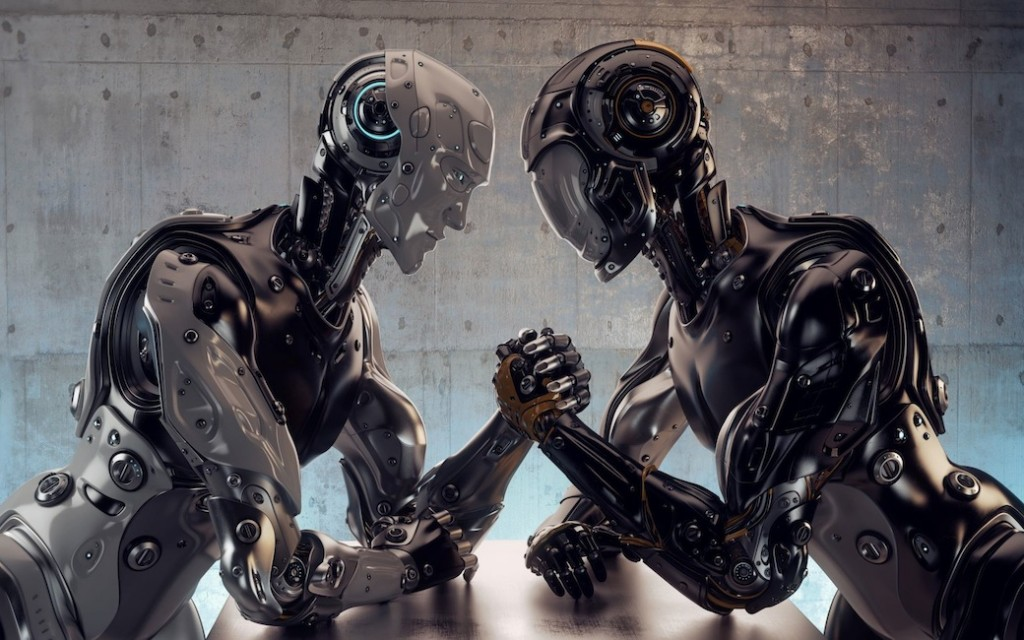
#> input picture opencv-python/robots.jpg, 1024 x 640 px
$ python tut15-2_canny_edges.py
#> lines starting #> are read from the running program, lines starting #| are printed output that depends on the picture; after the words box and inside, x2 and y2 are one past the last pixel; in counts of white or black regions, pixels touching at a corner belong together
# python3 script using openCV
# http://docs.opencv.org/3.0-beta/doc/py_tutorials/py_imgproc/py_canny/py_canny.html
# canny edge detection - using slide bars to vary min and max edge thresholds

import cv2
import numpy as np

def nothing(x):
	pass
	#print(minThresh)

img = cv2.imread('robots.jpg',0)
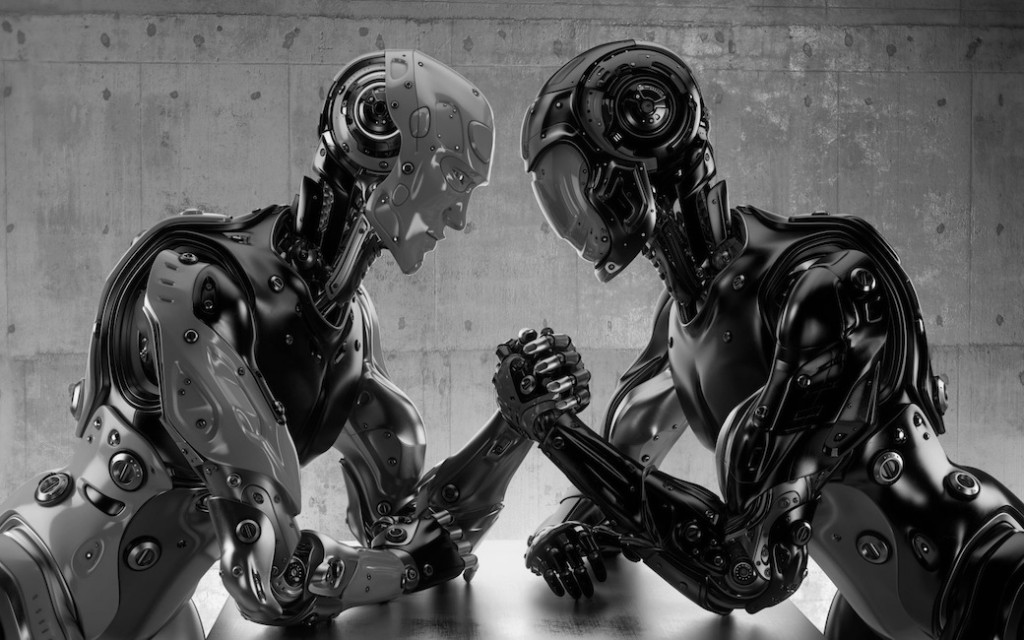
#> img: shape (640, 1024); min 0, max 255, mean 87.4

cv2.namedWindow('myArea')

# create 3 trackbars
cv2.createTrackbar('min threshold', 'myArea', 0,500, nothing)
cv2.createTrackbar('max threshold', 'myArea', 500,1000, nothing)

while True:

	minThresh = cv2.getTrackbarPos('min threshold','myArea')
	maxThresh = cv2.getTrackbarPos('max threshold','myArea')
	edges = cv2.Canny(img, minThresh,maxThresh)
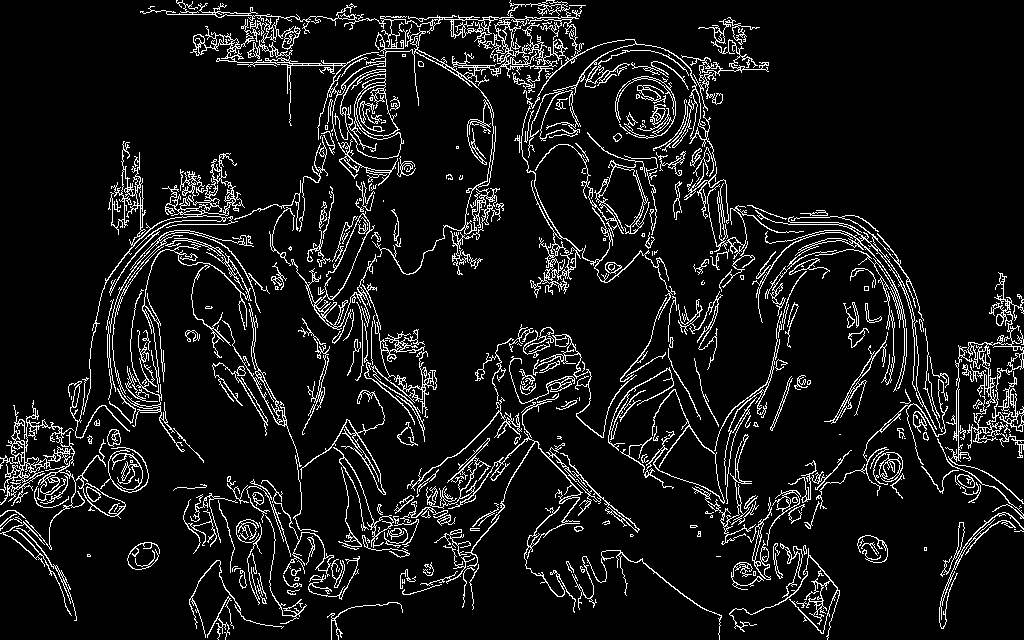
#> edges: shape (640, 1024); 8.8% white in thin lines or dots
	# 		params(image, minEdgeGrad, maxEdgeGrad)
	cv2.imshow('original', img)

	cv2.imshow('myArea', edges)
	k = cv2.waitKey(1) & 0xFF
#> (key Esc is pressed here)
	if k == 27:
		break

$ run again, with opencv-python/blocks.jpg copied over opencv-python/robots.jpg
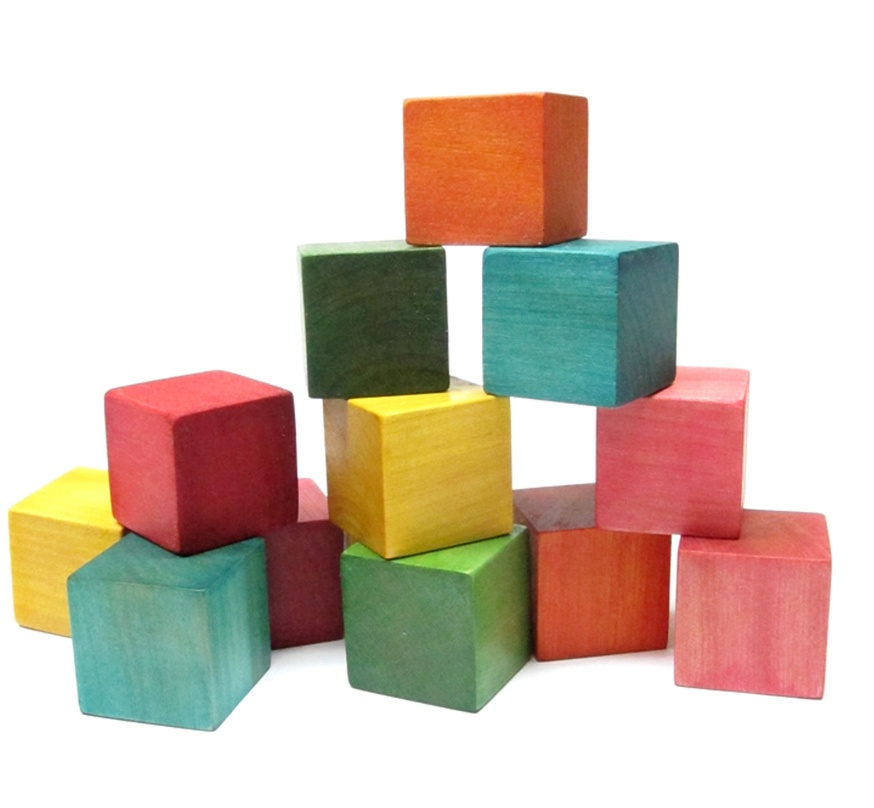
#> input picture opencv-python/blocks.jpg, 874 x 808 px, shrunk from 1500 x 1387 before the run
#> `img = cv2.imread('robots.jpg',0)`:
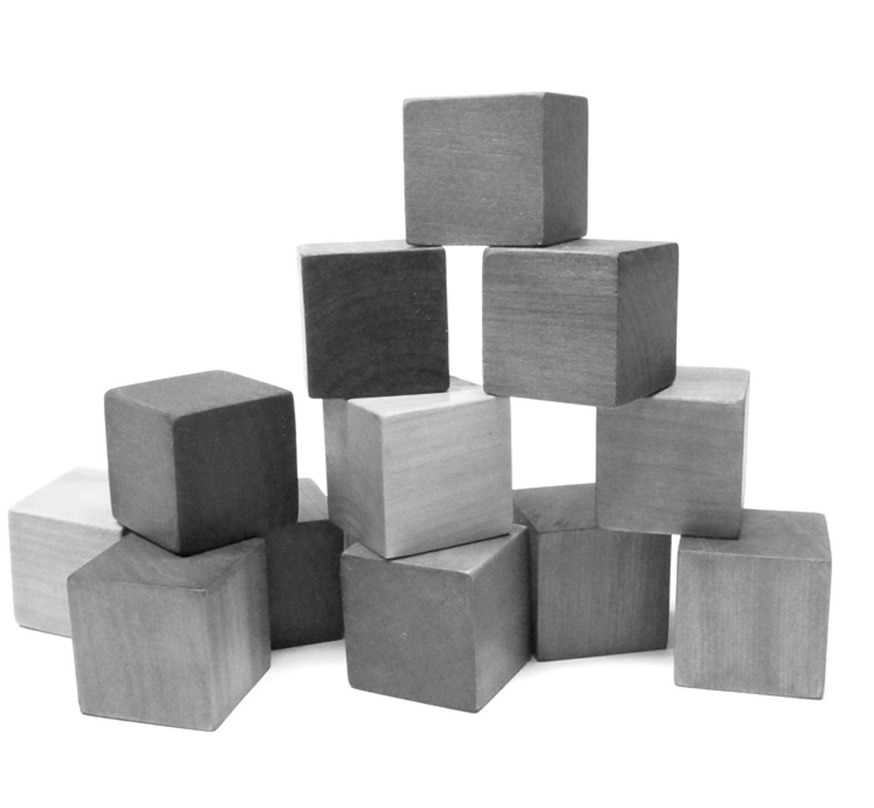
#> img: shape (808, 874); min 5, max 255, mean 200.7
#> `edges = cv2.Canny(img, minThresh,maxThresh)`:
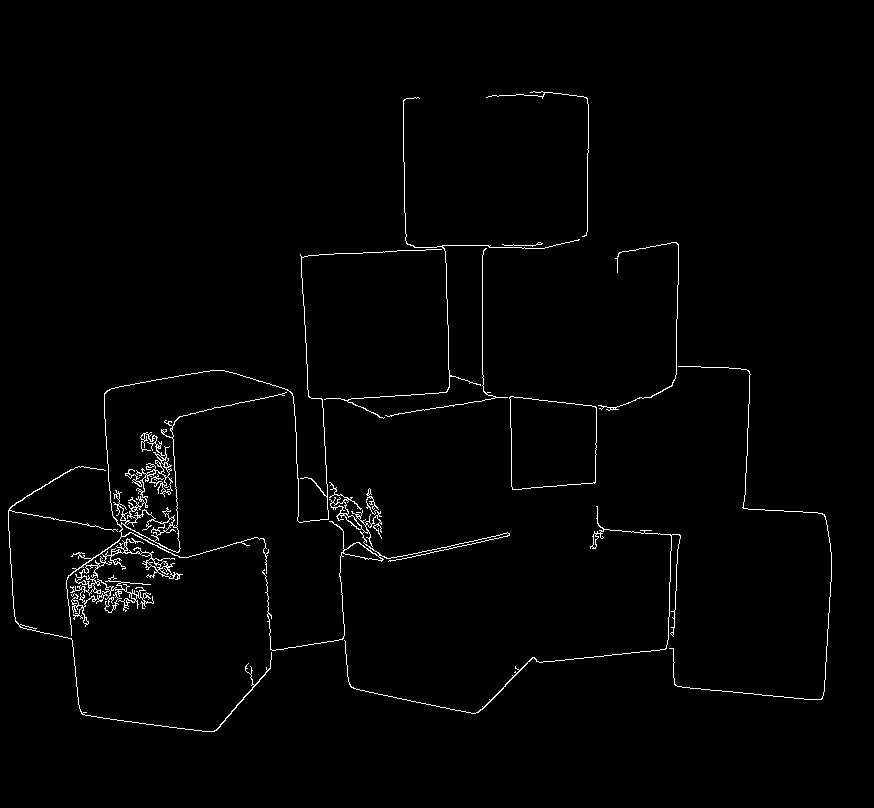
#> edges: shape (808, 874); 1.4% white in thin lines or dots, all inside (x1, y1, x2, y2) = (8, 91, 832, 732)
